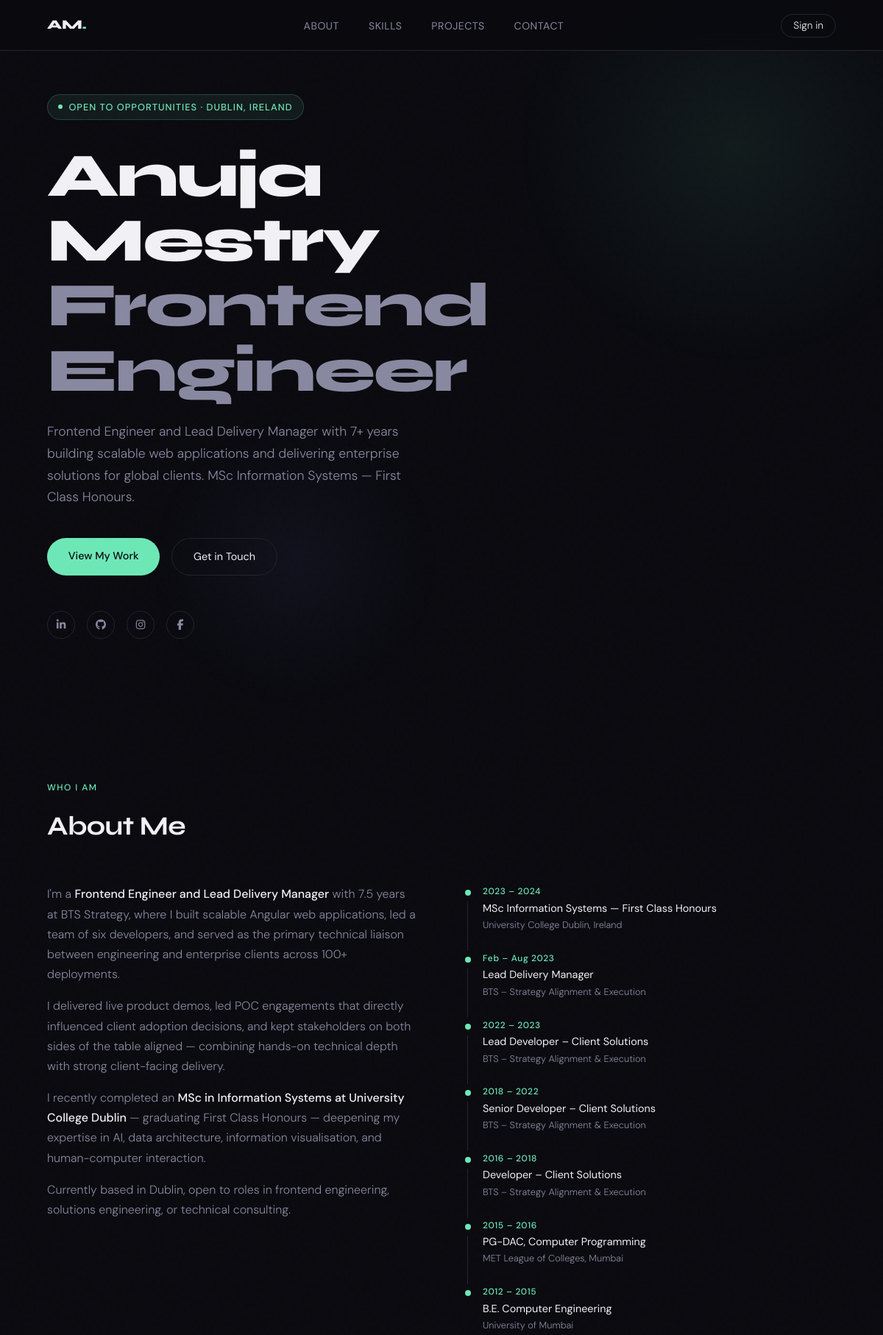
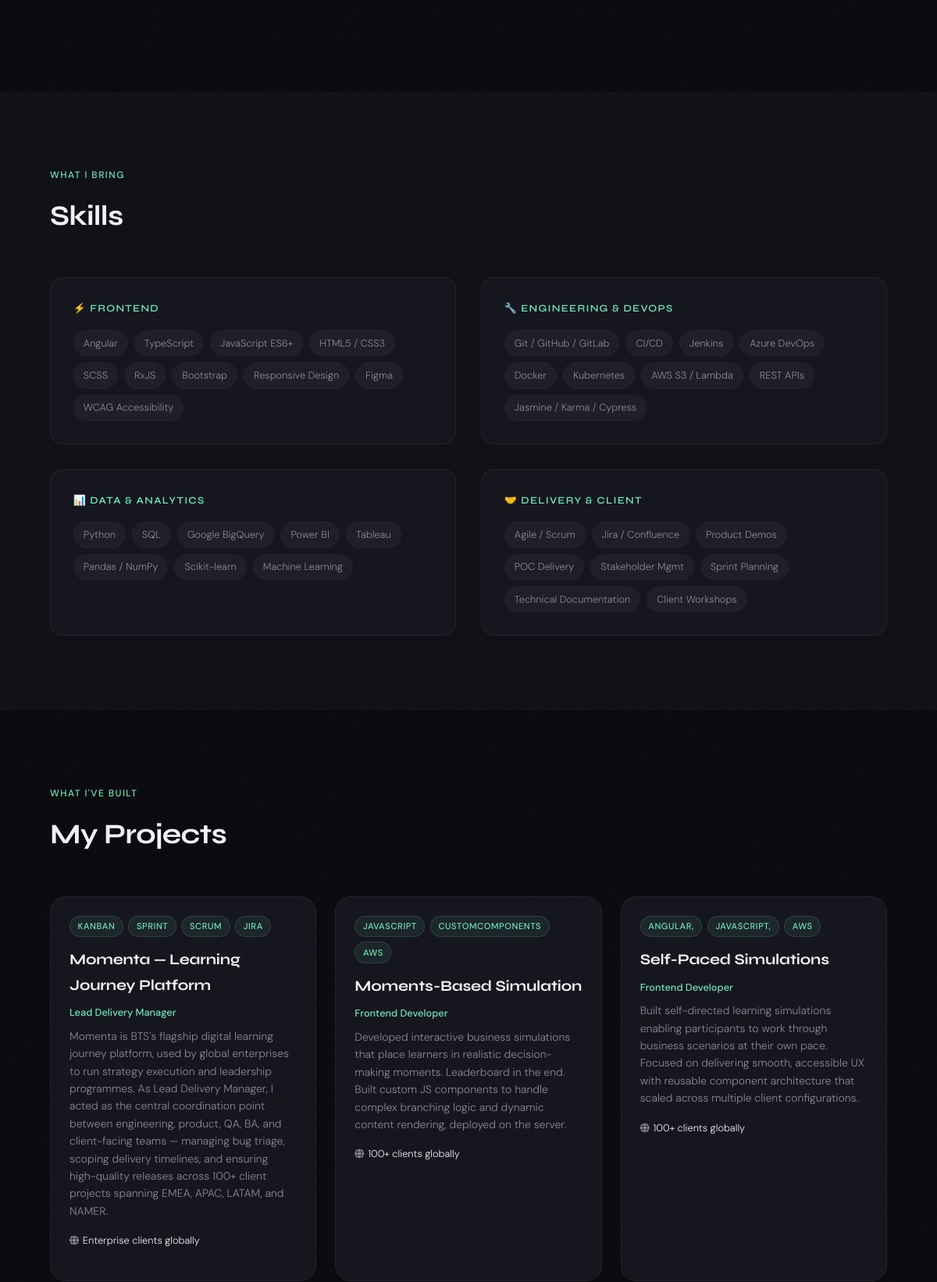
The page /portfolio/ (upper part) on the database its author committed (2 pictures, top to bottom).
### portfolio/models.py (models this page shows, shortened)
class Project(models.Model):
    title = models.CharField(max_length=100)
    role = models.CharField(max_length=100, default='Developer')
    description = models.TextField()
    technologies = models.TextField(default='')
    clients = models.CharField(max_length=200, default='Enterprise clients globally')
    image = models.ImageField(upload_to='static/portfolio_images/', default='default_image.png', blank=True, null=True)

### portfolio/views.py (the view)
# urls.py: path('', project_list, name='portfolio_list'),
def project_list(request):
    project = Project.objects.all()
    context = {'project_list':project}
    return render(request,"portfolio/project_list.html",context)

### portfolio/templates/portfolio/project_list.html (shortened to what this page needs)
<!DOCTYPE html>
<html lang="en">
<head>
    {% load static %}
    <link rel="stylesheet" href="https://cdnjs.cloudflare.com/ajax/libs/font-awesome/6.5.0/css/all.min.css">
</head>
<body>
    <nav>
        <a href="#" class="nav-logo">AM<span>.</span></a>
        <ul class="nav-links">
            <li><a href="#about">About</a></li>
            <li><a href="#skills">Skills</a></li>
            <li><a href="#projects">Projects</a></li>
            <li><a href="#contact">Contact</a></li>
        </ul>
        <div class="nav-auth">
            {% if user.is_authenticated %}
                <a href="{% url 'logout' %}?next={% url 'portfolio_list' %}">Sign out</a>
            {% else %}
                <a href="{% url 'login' %}?next={% url 'portfolio_list' %}">Sign in</a>
            {% endif %}
        </div>
    </nav>
    <section class="hero" id="home">
        <div class="hero-glow"></div>
        <div class="hero-glow2"></div>
        <div class="hero-content">
            <div class="hero-tag">Open to opportunities · Dublin, Ireland</div>
            <h1>
                Anuja Mestry<br>
                <span class="line2">Frontend Engineer</span>
            </h1>
            <p class="hero-desc">
                Frontend Engineer and Lead Delivery Manager with 7+ years building scalable web applications
                and delivering enterprise solutions for global clients. MSc Information Systems — First Class Honours.
            </p>
            <div class="hero-ctas">
                <a href="#projects" class="btn-primary-custom">View My Work</a>
                <a href="#contact" class="btn-outline-custom">Get in Touch</a>
            </div>
            <div class="social-links">
                <a href="https://www.linkedin.com/in/anuja-mestry1994/" target="_blank"><i class="fab fa-linkedin-in"></i></a>
                <a href="https://github.com/mestryanuja-create" target="_blank"><i class="fab fa-github"></i></a>
                <a href="https://www.instagram.com/the.junegirl/" target="_blank"><i class="fab fa-instagram"></i></a>
                <a href="https://www.facebook.com/mestryanuja/" target="_blank"><i class="fab fa-facebook-f"></i></a>
            </div>
        </div>
    </section>
    <section id="about">
        <div class="section-label">Who I am</div>
        <div class="section-title">About Me</div>
        <div class="about-grid">
            <div class="about-text">
                <p>
                    I'm a <strong>Frontend Engineer and Lead Delivery Manager</strong> with 7.5 years at BTS Strategy,
                    where I built scalable Angular web applications, led a team of six developers, and served as
                    the primary technical liaison between engineering and enterprise clients across 100+ deployments.
                </p>
                <p>
                    I delivered live product demos, led POC engagements that directly influenced client adoption
                    decisions, and kept stakeholders on both sides of the table aligned — combining hands-on
                    technical depth with strong client-facing delivery.
                </p>
                <p>
                    I recently completed an <strong>MSc in Information Systems at University College Dublin</strong>
                    — graduating First Class Honours — deepening my expertise in AI, data architecture,
                    information visualisation, and human-computer interaction.
                </p>
                <p>
                    Currently based in Dublin, open to roles in frontend engineering, solutions engineering,
                    or technical consulting.
                </p>
            </div>
            <div>
                <ul class="timeline">
                    <li>
                        <div class="timeline-dot"></div>
                        <div>
                            <div class="timeline-year">2023 – 2024</div>
                            <div class="timeline-role">MSc Information Systems — First Class Honours</div>
                            <div class="timeline-company">University College Dublin, Ireland</div>
                        </div>
                    </li>
                    <li>
                        <div class="timeline-dot"></div>
                        <div>
                            <div class="timeline-year">Feb – Aug 2023</div>
                            <div class="timeline-role">Lead Delivery Manager</div>
                            <div class="timeline-company">BTS – Strategy Alignment & Execution</div>
                        </div>
                    </li>
                    <li>
                        <div class="timeline-dot"></div>
                        <div>
                            <div class="timeline-year">2022 – 2023</div>
                            <div class="timeline-role">Lead Developer – Client Solutions</div>
                            <div class="timeline-company">BTS – Strategy Alignment & Execution</div>
                        </div>
                    </li>
                    <li>
                        <div class="timeline-dot"></div>
                        <div>
                            <div class="timeline-year">2018 – 2022</div>
                            <div class="timeline-role">Senior Developer – Client Solutions</div>
                            <div class="timeline-company">BTS – Strategy Alignment & Execution</div>
                        </div>
                    </li>
                    <li>
                        <div class="timeline-dot"></div>
                        <div>
                            <div class="timeline-year">2016 – 2018</div>
                            <div class="timeline-role">Developer – Client Solutions</div>
                            <div class="timeline-company">BTS – Strategy Alignment & Execution</div>
                        </div>
                    </li>
                    <li>
                        <div class="timeline-dot"></div>
                        <div>
                            <div class="timeline-year">2015 – 2016</div>
                            <div class="timeline-role">PG-DAC, Computer Programming</div>
                            <div class="timeline-company">MET League of Colleges, Mumbai</div>
                        </div>
                    </li>
                    <li>
                        <div class="timeline-dot"></div>
                        <div>
                            <div class="timeline-year">2012 – 2015</div>
                            <div class="timeline-role">B.E. Computer Engineering</div>
                            <div class="timeline-company">University of Mumbai</div>
                        </div>
                    </li>
                </ul>
            </div>
        </div>
    </section>
    <section id="skills" class="skills-section">
        <div class="section-label">What I bring</div>
        <div class="section-title">Skills</div>
        <div class="skills-grid">
            <div class="skill-card">
                <div class="skill-card-title">⚡ Frontend</div>
                <div class="skill-tags">
                    <span class="skill-tag">Angular</span>
                    <span class="skill-tag">TypeScript</span>
                    <span class="skill-tag">JavaScript ES6+</span>
                    <span class="skill-tag">HTML5 / CSS3</span>
                    <span class="skill-tag">SCSS</span>
                    <span class="skill-tag">RxJS</span>
                    <span class="skill-tag">Bootstrap</span>
                    <span class="skill-tag">Responsive Design</span>
                    <span class="skill-tag">Figma</span>
                    <span class="skill-tag">WCAG Accessibility</span>
                </div>
            </div>
            <div class="skill-card">
                <div class="skill-card-title">🔧 Engineering & DevOps</div>
                <div class="skill-tags">
                    <span class="skill-tag">Git / GitHub / GitLab</span>
                    <span class="skill-tag">CI/CD</span>
                    <span class="skill-tag">Jenkins</span>
                    <span class="skill-tag">Azure DevOps</span>
                    <span class="skill-tag">Docker</span>
                    <span class="skill-tag">Kubernetes</span>
                    <span class="skill-tag">AWS S3 / Lambda</span>
                    <span class="skill-tag">REST APIs</span>
                    <span class="skill-tag">Jasmine / Karma / Cypress</span>
                </div>
            </div>
            <div class="skill-card">
                <div class="skill-card-title">📊 Data & Analytics</div>
                <div class="skill-tags">
                    <span class="skill-tag">Python</span>
                    <span class="skill-tag">SQL</span>
                    <span class="skill-tag">Google BigQuery</span>
                    <span class="skill-tag">Power BI</span>
                    <span class="skill-tag">Tableau</span>
                    <span class="skill-tag">Pandas / NumPy</span>
                    <span class="skill-tag">Scikit-learn</span>
                    <span class="skill-tag">Machine Learning</span>
                </div>
            </div>
            <div class="skill-card">
                <div class="skill-card-title">🤝 Delivery & Client</div>
                <div class="skill-tags">
                    <span class="skill-tag">Agile / Scrum</span>
                    <span class="skill-tag">Jira / Confluence</span>
                    <span class="skill-tag">Product Demos</span>
                    <span class="skill-tag">POC Delivery</span>
                    <span class="skill-tag">Stakeholder Mgmt</span>
                    <span class="skill-tag">Sprint Planning</span>
                    <span class="skill-tag">Technical Documentation</span>
                    <span class="skill-tag">Client Workshops</span>
                </div>
            </div>
        </div>
    </section>
    <section id="projects">
        <div class="projects-header-row">
            <div>
                <div class="section-label">What I've built</div>
                <div class="section-title" style="margin-bottom:0">My Projects</div>
            </div>
        </div>
        <div class="projects-grid">
            {% for list in project_list %}
            <div class="project-card" style="animation-delay: {{ forloop.counter0 }}00ms">
                <div class="project-body">
                    <div class="project-tech">
                        {% for tech in list.technologies.split %}
                        <span class="tech-tag">{{ tech }}</span>
                        {% endfor %}
                    </div>
                    <div class="project-title">{{ list.title }}</div>
                    {% if list.role %}
                    <div style="font-size:0.8rem; color: var(--accent); font-weight:500; margin-bottom:0.5rem;">{{ list.role }}</div>
                    {% endif %}
                    <div class="project-desc">{{ list.description }}</div>
                    {% if list.clients %}
                    <div class="project-team"><i class="fas fa-globe" style="font-size:0.75rem; margin-right:0.3rem;"></i><span>{{ list.clients }}</span></div>
                    {% endif %}
                </div>
            </div>
            {% empty %}
            <p style="color: var(--muted); grid-column: 1/-1;">No projects yet. Sign in to add your first one!</p>
            {% endfor %}
        </div>
    </section>
</body>
</html>

### rows shown on the page
Project: split "KANBAN" "SPRINT" "SCRUM" "JIRA", title "Momenta — Learning Journey Platform", role "Lead Delivery Manager", description "Momenta is BTS's flagship digital learning journey platform, used by global enterprises to run strategy execution and leadership programmes. As Lead Delivery Manager, I acted as the central coordination point between engineering, product, QA, BA, and client-facing teams — managing bug triage, scoping delivery timelines, and ensuring high-quality releases across 100+ client projects spanning EMEA, APAC, LATAM, and NAMER.", clients "Enterprise clients globally"
Project: split "JAVASCRIPT" "CUSTOMCOMPONENTS" "AWS", title "Moments-Based Simulation", role "Frontend Developer", description "Developed interactive business simulations that place learners in realistic decision-making moments. Leaderboard in the end. Built custom JS components to handle complex branching logic and dynamic content rendering, deployed on the server.", clients "100+ clients globally"
Project: split "ANGULAR," "JAVASCRIPT," "AWS", title "Self-Paced Simulations", role "Frontend Developer", description "Built self-directed learning simulations enabling participants to work through business scenarios at their own pace. Focused on delivering smooth, accessible UX with reusable component architecture that scaled across multiple client configurations.", clients "100+ clients globally"
